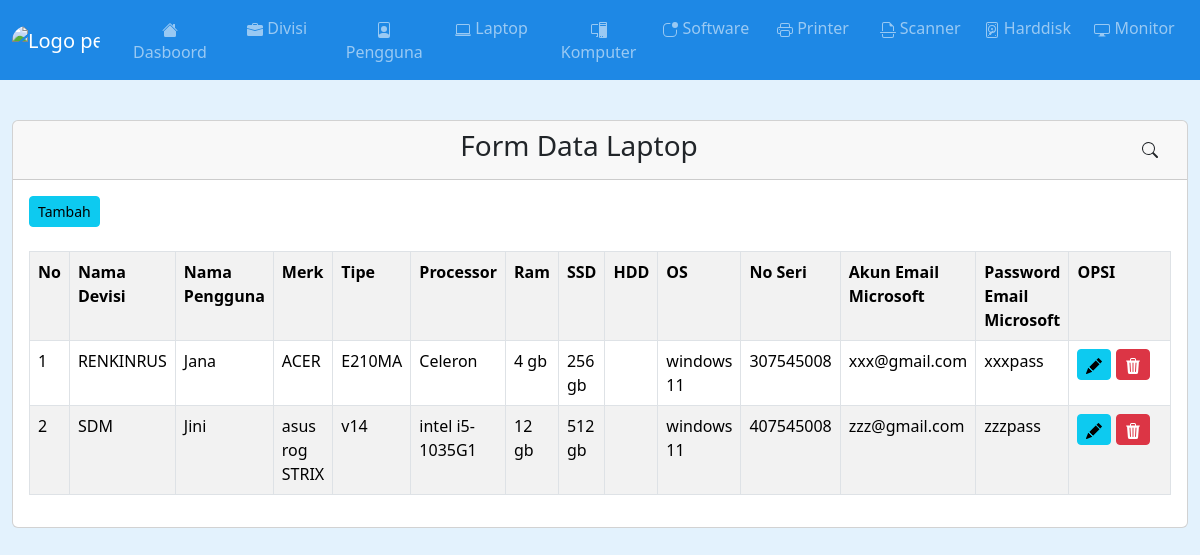
Screenshot of /laptop.php with the database file from the repository.
### tables this page shows
CREATE TABLE `data_inventaris` (
  `id` int(11) NOT NULL,
  `id_data_devisi` int(11) NOT NULL,
  `jenis_barang` varchar(100) NOT NULL,
  `nama_pengguna_id` int(11) NOT NULL,
  `id_data_laptop` int(11) NOT NULL,
  `id_data_monitor` int(11) NOT NULL,
  `id_data_hdd_eks` int(11) NOT NULL,
  `id_data_pc` int(11) NOT NULL,
  `id_data_printer` int(11) NOT NULL,
  `id_data_scanner` int(11) NOT NULL
);

CREATE TABLE `data_devisi` (
  `id` int(11) NOT NULL,
  `nama_devisi` varchar(100) NOT NULL
);

CREATE TABLE `data_pengguna` (
  `id` int(11) NOT NULL,
  `nama` varchar(100) NOT NULL
);

CREATE TABLE `data_laptop` (
  `id` int(11) NOT NULL,
  `merk` varchar(100) NOT NULL,
  `tipe` varchar(100) NOT NULL,
  `processor` varchar(100) NOT NULL,
  `ram` varchar(100) NOT NULL,
  `ssd` varchar(100) NOT NULL,
  `hdd` varchar(100) NOT NULL,
  `os` varchar(100) NOT NULL,
  `no_seri` varchar(100) NOT NULL,
  `akun_email_microsoft` varchar(100) NOT NULL,
  `password_email_microsoft` varchar(100) NOT NULL
);

### laptop.php (the view, shortened to what this page needs)
<?php include 'header.php'; ?>
<br><br><br><br><br>
<div class="container-fluid">
	<div class="card">
		<div class="card-header text-center">
			<h3>Form Data Laptop
			<button type="button" class="btn btn-white" data-bs-toggle="modal" data-bs-target="#myModal" title="Cari" style="float: right;">
			</button></h3>
		</div>
		<div class="card-body">
			<a href="laptop_tambah.php" class="btn btn-sm btn-info">Tambah</a>
			<br><br>
			<table class="table table-bordered table-striped">
				<tr>
					<th width="1%">No</th>
					<th>Nama Devisi </th>
					<th>Nama Pengguna</th>
					<th>Merk</th>
					<th>Tipe</th>
					<th>Processor</th>
					<th>Ram</th>
					<th>SSD</th>
					<th>HDD</th>
					<th>OS</th>
					<th>No Seri</th>
					<th>Akun Email Microsoft</th>
					<th>Password Email Microsoft</th>
					<th width="9%">OPSI</th>
				</tr>
				<?php
				include 'koneksi.php';
				if (isset($_POST['cari'])) {
					$cari = $_POST['cari'];
					$data = mysqli_query($koneksi,"
					SELECT data_inventaris.id_data_laptop, data_devisi.nama_devisi, data_pengguna.nama, data_laptop.merk, data_laptop.tipe, data_laptop.processor, data_laptop.ram, data_laptop.ssd, data_laptop.hdd, data_laptop.os, data_laptop.no_seri, data_laptop.akun_email_microsoft, data_laptop.password_email_microsoft FROM data_inventaris JOIN data_devisi ON data_devisi.id = data_inventaris.id_data_devisi JOIN data_pengguna ON data_pengguna.id = data_inventaris.nama_pengguna_id JOIN data_laptop ON data_laptop.id = data_inventaris.id_data_laptop WHERE data_pengguna.nama LIKE '%".$cari."%' ORDER BY id_data_laptop;");
				}
				else{
				$data = mysqli_query($koneksi,"
					SELECT data_inventaris.id_data_laptop, data_devisi.nama_devisi, data_pengguna.nama, data_laptop.merk, data_laptop.tipe, data_laptop.processor, data_laptop.ram, data_laptop.ssd, data_laptop.hdd, data_laptop.os, data_laptop.no_seri, data_laptop.akun_email_microsoft, data_laptop.password_email_microsoft FROM data_inventaris JOIN data_devisi ON data_devisi.id = data_inventaris.id_data_devisi JOIN data_pengguna ON data_pengguna.id = data_inventaris.nama_pengguna_id JOIN data_laptop ON data_laptop.id = data_inventaris.id_data_laptop ORDER BY id_data_laptop;");
				}
				$no = 1;
				while ($d=mysqli_fetch_array($data)) {
					?>
					<tr>
						<td><?php echo $no++; ?></td>
						<td><?php echo $d['nama_devisi']; ?></td>
						<td><?php echo $d['nama']; ?></td>
						<td><?php echo $d['merk']; ?></td>
						<td><?php echo $d['tipe']; ?></td>
						<td><?php echo $d['processor']; ?></td>
						<td><?php echo $d['ram']; ?></td>
						<td><?php echo $d['ssd']; ?></td>
						<td><?php echo $d['hdd']; ?></td>
						<td><?php echo $d['os']; ?></td>
						<td><?php echo $d['no_seri']; ?></td>
						<td><?php echo $d['akun_email_microsoft']; ?></td>
						<td><?php echo $d['password_email_microsoft']; ?></td>
						<td>
							<a href="laptop_edit.php?id=<?php echo $d['id_data_laptop']; ?>" class="btn btn-sm btn-info">
							</a>
							<a href="laptop_hapus.php?id=<?php echo $d['id_data_laptop']; ?>" class="btn btn-sm btn-danger" onclick="return confirm('Apakah Anda Yakin Ingin Menghapusnya ?');">
							</a>
						</td>
					</tr>
					<?php
				} ?>
			</table>
		</div>
	</div>
</div>

### rows the page displays
data_inventaris: id_data_devisi.nama_devisi "RENKINRUS", data_pengguna.nama "Jana", id_data_laptop.merk "ACER", id_data_laptop.tipe "E210MA", id_data_laptop.processor "Celeron", id_data_laptop.ram "4 gb", id_data_laptop.ssd "256 gb", id_data_laptop.os "windows 11", id_data_laptop.no_seri "307545008", id_data_laptop.akun_email_microsoft "xxx@gmail.com", id_data_laptop.password_email_microsoft "xxxpass"
data_inventaris: id_data_devisi.nama_devisi "SDM", data_pengguna.nama "Jini", id_data_laptop.merk "asus rog STRIX", id_data_laptop.tipe "v14", id_data_laptop.processor "intel i5-1035G1", id_data_laptop.ram "12 gb", id_data_laptop.ssd "512 gb", id_data_laptop.os "windows 11", id_data_laptop.no_seri "407545008", id_data_laptop.akun_email_microsoft "zzz@gmail.com", id_data_laptop.password_email_microsoft "zzzpass"
